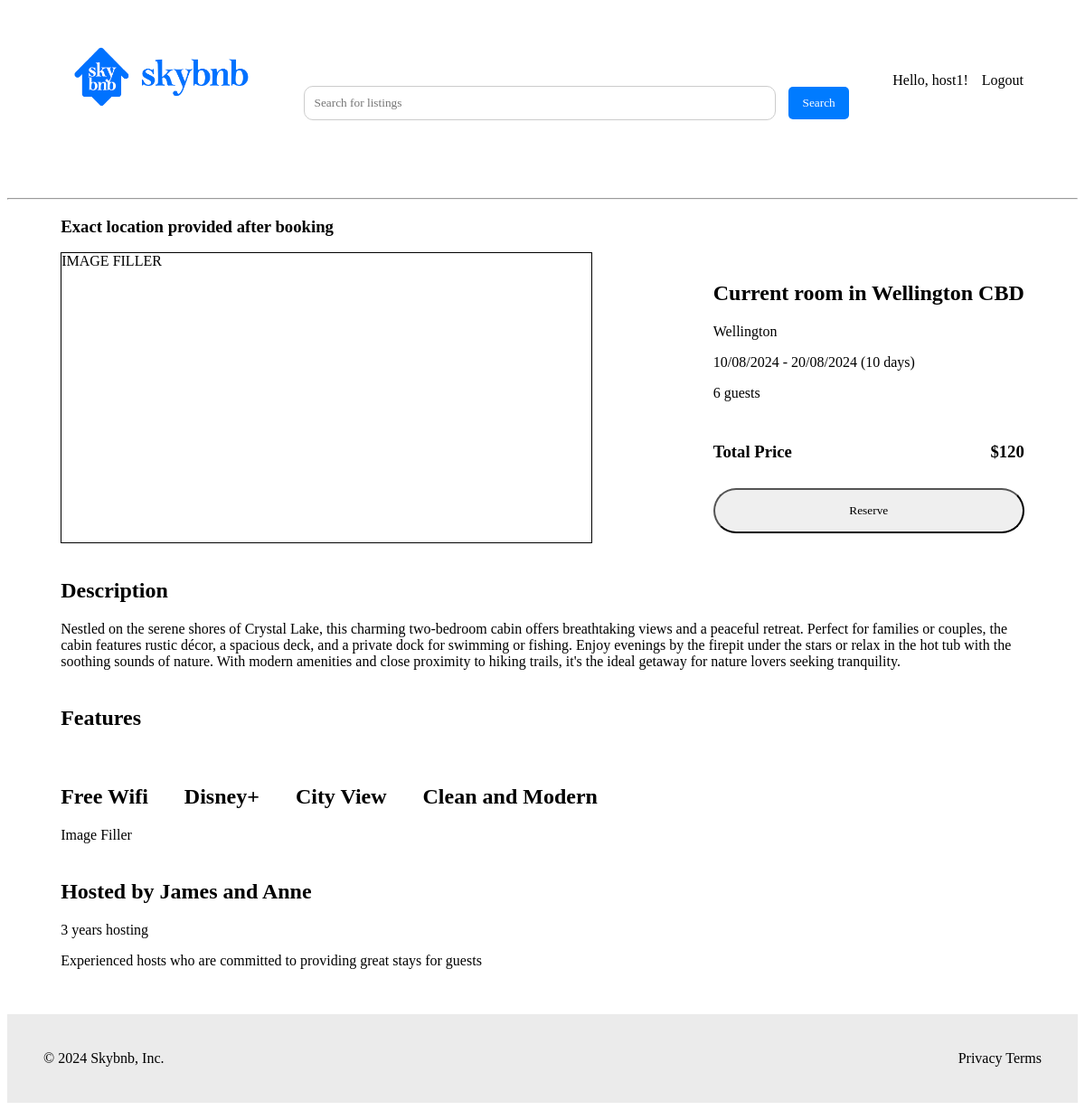
Page /stays/1 (signed in) on the committed database.
### stays/models.py (models this page shows, shortened)
class Stay(models.Model):
    title = models.CharField(max_length=255)
    price = models.IntegerField()
    location = models.CharField(max_length=255)
    host = models.ForeignKey(Host, on_delete=models.PROTECT, related_name='host')
    guests = models.IntegerField()
    bedrooms = models.IntegerField()
    bathrooms = models.IntegerField()
    features = models.TextField(max_length=510)
    description = models.TextField(max_length=510)
    address = models.CharField(max_length=255)

### stays/views.py (the view)
# urls.py: path('stays/<int:pk>', StayDetailView.as_view(), name='stay_detail'),
class StayDetailView(DetailView):
    model = Stay
    template_name = 'stays/stay_detail.html'
    context_object_name = 'stay'

### stays/templates/stays/stay_detail.html (shortened to what this page needs)
{% extends 'base.html' %}
{% block content %}
<div id="stay-detail">
    <h3 class="location">Exact location provided after booking</h3>
    <div class="stay-section-1">
        <div class="stay-images">
            IMAGE FILLER
        </div>
        <div class="stay-section-1-info">
            <div>
                <h2>{{ stay.title }}</h2>
                <p>{{ stay.location }}</p>
                <p>10/08/2024 - 20/08/2024 (10 days)</p>
                <p>{{ stay.guests }} guests</p>
            </div>
            <div class="stay-price">
                <h3>Total Price</h3>
                <h3>${{ stay.price }}</h3>
            </div>
            <button>Reserve</button>
        </div>
    </div>
    <div class="stay-description">
        <h2>Description</h2>
        <p>{{ stay.description }}</p>
    </div>
    <div class="stay-features">
        <h2>Features</h2>
        <div>
            <h2>Free Wifi</h2>
            <h2>Disney+</h2>
            <h2>City View</h2>
            <h2>Clean and Modern</h2>
        </div>
    </div>
    <div class="stay-host-details">
        <div class="image">
            Image Filler
        </div>
        <div class="stay-host-info">
            <h2>Hosted by James and Anne</h2>
            <p>3 years hosting</p>
            <p>Experienced hosts who are committed to providing great stays for guests</p>
        </div>
    </div>
</div>
{% endblock %}

### templates/base.html (shortened to what this page needs)
<!DOCTYPE html>
<html lang="en">
<head>
  {% load static %}
  <link href="{% static 'css/base.css' %}" rel="stylesheet">
</head>
<body>
  <header class="main-header">
      <h1 class="header-title"><a href="{% url 'home' %}">
        <img src="{% static 'logo.png' %}" alt="Logo Image">
        </a></h1>
      <div class="search-container">
          <form action="{% url 'search' %}" method="get">
              <input type="text" name="q" placeholder="Search for listings" required>
              <button type="submit">Search</button>
          </form>
      </div>
      <div class="authenticate">
          {% if user.is_authenticated %}
              <span>Hello, {{ user.username }}!</span>
              <a href="{% url 'logout' %}" class="logout-link">Logout</a>
          {% else %}
              <a href="{% url 'login' %}" class="login-link">Login</a>
              <a href="{% url 'signup' %}" class="login-link">Sign Up</a>
          {% endif %}
      </div>
  </header>
    <div>
        <hr>
    </div>
  <div>
      {% block content %}
      {% endblock %}
  </div>
  <footer>
      <div class="text1">
          &copy; 2024 Skybnb, Inc.
      </div>
      <div class="text2">
          Privacy Terms
      </div>
  </footer>
</body>
</html>

### static/css/base.css (style rules this page uses)
* { font-family:Cambria, Cochin, Georgia, Times, 'Times New Roman', serif; }
.main-header { display: flex; justify-content: space-between; align-items: center; padding: 10px; }
.header-title { margin-left: 50px; color: blue; }
.header-title img { width: 200px; padding: 10px; }
.header-title a { text-decoration: none; color: blue; }
h2 { text-align: center; }
h2 { padding-top: 20px; }
.authenticate { display: flex; gap: 15px; margin-right: 50px; }
.authenticate a { text-decoration: none; color: black; }
footer { display: flex; justify-content: space-between; background-color: rgb(235, 235, 235); padding: 40px; margin-top: 50px; }
.search-container { display: flex; justify-content: center; margin-top: 50px; }
.search-container input[type="text"] { padding: 10px; border-radius: 10px; border: 1px solid #ccc; width: 500px; }
.search-container button { padding: 10px 15px; margin-left: 10px; background-color: #007BFF; color: white; border: none; border-radius: 5px; cursor: pointer; }
hr { margin-top: 50px; }
input { border : 1px solid rgb(196, 196, 196); }
#stay-detail { width: 90%; margin: auto; }
#stay-detail div h2 { text-align: left; }
.stay-section-1 { display: flex; flex-direction: row; align-items: center; justify-content: space-between; height: 40vh; gap: 20px }
.stay-images { height: 100%; width: 55%; border: solid black 1px; }
.stay-section-1-info { display: flex; justify-content: space-evenly; flex-direction: column; height: 100%; }
.stay-section-1-info button { height: 50px; border-radius: 50px; }
.stay-section-1-info h2 { padding-top: 0; }
.stay-price { display: flex; flex-direction: row; justify-content: space-between; }
.stay-features div { display: flex; gap: 40px; }

### rows in the picture
Stay: title "Current room in Wellington CBD", location "Wellington", guests "6", price "120", description "Nestled on the serene shores of Crystal Lake, this charming two-bedroom cabin offers breathtaking views and a peaceful retreat. Perfect for families or couples, the cabin features rustic décor, a spacious deck, and a private dock for swimming or fishing. Enjoy evenings by the firepit under the stars or relax in the hot tub with the soothing sounds of nature. With modern amenities and close proximity to hiking trails, it's the ideal getaway for nature lovers seeking tranquility."

### other values in the picture
{{ user.username }} "host1"
